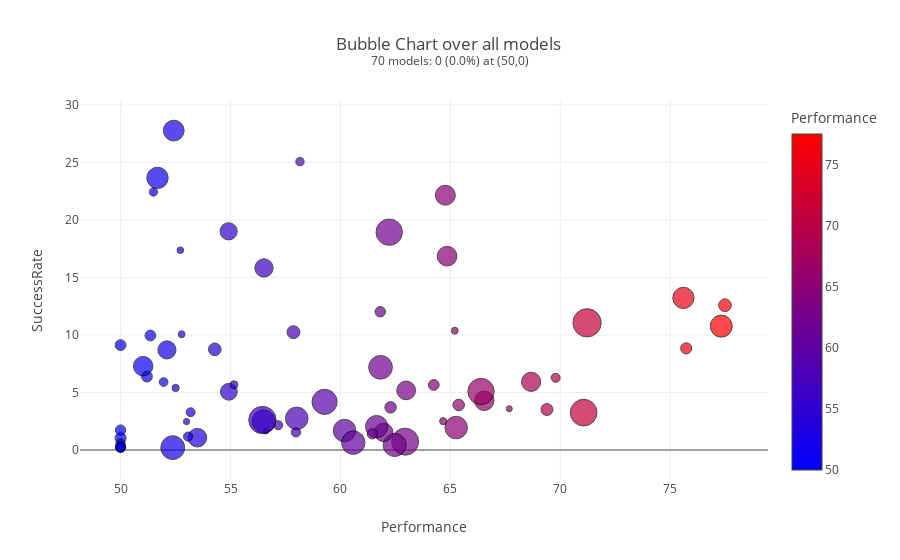

The cell this chart's notebook holds for it:
### Markdown cell above
## Visualisations
The following visualisations are currently available in the python version of CDH Tools. See the table below for which visualisations are applicable to what types of data:

| Visualisation                            | Needs model data | Needs multiple snapshots | Needs predictor data |
|------------------------------------------|------------------|--------------------------|----------------------|
| plotPerformanceSuccessRateBubbleChart    | True             | False                    | False                |
| plotPerformanceAndSuccessRateOverTime    | True             | True                     | False                |
| plotResponseCountMatrix                  | True             | True                     | False                |
| plotSuccessRateOverTime                  | True             | True                     | False                |
| plotPropositionSuccessRates               | True             | False                    | False                |
| plotScoreDistribution                    | True             | False                    | True                 |
| plotPredictorBinning                     | True             | False                    | True                 |
| plotPredictorPerformance                 | True             | False                    | True                 |
| plotPredictorPerformanceHeatmap          | True             | False                    | True                 |
| plotImpactInfluence                      | True             | False                    | True                 |


Let's quickly go over each one and what it does below. To start out with the bubble chart, which we can simply call by calling plotPerformanceSuccessRateBubbleChart with our main class.

### Code cell
plot = CDHSample.plotPerformanceSuccessRateBubbleChart()

### Figure 1 — Plotly figure (JSON) as saved in the notebook; plotly's stock layout.template omitted (floating-point values rounded to 4 significant figures; data arrays with more than 128 entries replaced by an {"elided": "..."} marker saying what was removed)
{"data": [{"customdata": {"elided": "70x5 str values"}, "hovertemplate": "<b>%{hovertext}</b><br><br>Performance=%{marker.color}<br>SuccessRate=%{y}<br>ResponseCount=%{marker.size}<br>ModelID=%{customdata[0]}<br>Channel=%{customdata[1]}<br>Direction=%{customdata[2]}<br>Issue=%{customdata[3]}<br>Group=%{customdata[4]}<extra></extra>", "hovertext": ["SeniorChecking", "UPlusFinGold", "HomeOwners", "SuperSaver", "FirstMortgageFiveOneARM", "FirstMortgageFHA", "VisaGold", "VisaGold", "AutoUsed84Months", "ChannelAction_Template", "HomeOwners", "UPlusFinGold", "Services_ChannelAction_Template", "PremiumBanking", "Services_ChannelAction_Template", "StudentChoice", "FirstMortgageFloat", "SeniorChecking", "MasterCardGold", "PlatinumRewardsCard", "RegularSaving", "AutoUsed36Months", "UPlusFinPersonal", "AutoNew84Months", "FirstMortgageFloat", "AutoNew48Months", "FirstMortgageFiveOneARM", "FirstMortgageFiveOneARM", "MoneyMarketSavingsAccount", "AutoNew36Months", "FirstMortgageSevenOneARM", "MasterCardWorld", "GoPaperless", "AutoUsed60Months", "MasterCardGold", "PremiumBanking", "MoneyMarketSavingsAccount", "IdentityTheftProtection", "MasterCardGold", "BasicChecking", "AutoUsed48Months", "PremierChecking", "FirstMortgage", "SeniorChecking", "UPlusFinGold", "IncreaseYourCreditLine", "UPlusFinPersonal", "AutoUsed36Months", "PremiumBanking", "PaymentProtection", "MissingContactInformation", "PlatinumRewardsCard", "AutoNew36Months", "PaymentProtection", "FirstMortgage", "FirstMortgageThreeOneARM", "RegularSaving", "IncreaseYourCreditLine", "FirstMortgageFHA", "IdentityTheftProtection", "PremierChecking", "AutoUsed84Months", "SuperSaver", "Services_ChannelAction_Template", "PaymentProtection", "PremierChecking", "AutoNew48Months", "MoneyMarketSavingsAccount", "AutoNew84Months", "AutoNew36Months"], "legendgroup": "", "marker": {"color": [56.52, 66.54, 75.6, 75.73, 53.0, 52.78, 51.96, 53.19, 50, 69.79, 77.32, 53.5, 62.94, 62.47, 71.06, 60.19, 50, 54.93, 50, 57.98, 51.2, 57.86, 62.99, 77.49, 64.67, 61.82, 65.2, 52.72, 50, 56.5, 56.61, 55.16, 71.22, 65.38, 50, 65.26, 50, 53.07, 57.17, 51.03, 69.39, 51.68, 64.77, 54.91, 68.67, 56.45, 61.97, 54.29, 61.65, 52.5, 62.22, 50, 52.37, 58.16, 64.85, 50, 61.45, 59.28, 67.68, 50, 52.11, 62.28, 61.81, 66.4, 51.49, 52.42, 58.01, 51.36, 64.25, 60.58], "coloraxis": "coloraxis", "line": {"color": "black"}, "size": [3424, 3854, 4605, 1267, 404, 477, 778, 822, 1243, 828, 4976, 3545, 7415, 5430, 7287, 5203, 444, 2883, 1080, 907, 1221, 1688, 3588, 1636, 518, 5743, 482, 449, 1096, 5499, 305, 634, 8174, 1378, 875, 5176, 1206, 855, 835, 3868, 1447, 4658, 4076, 3024, 3760, 7668, 3508, 1622, 5052, 537, 7096, 989, 5817, 686, 3946, 539, 1069, 6471, 362, 808, 3355, 1347, 1106, 7073, 722, 4404, 5198, 1185, 1184, 5602], "sizemode": "area", "sizeref": 20.43, "symbol": "circle"}, "mode": "markers", "name": "", "orientation": "v", "showlegend": false, "type": "scatter", "x": [56.52, 66.54, 75.6, 75.73, 53.0, 52.78, 51.96, 53.19, 50, 69.79, 77.32, 53.5, 62.94, 62.47, 71.06, 60.19, 50, 54.93, 50, 57.98, 51.2, 57.86, 62.99, 77.49, 64.67, 61.82, 65.2, 52.72, 50, 56.5, 56.61, 55.16, 71.22, 65.38, 50, 65.26, 50, 53.07, 57.17, 51.03, 69.39, 51.68, 64.77, 54.91, 68.67, 56.45, 61.97, 54.29, 61.65, 52.5, 62.22, 50, 52.37, 58.16, 64.85, 50, 61.45, 59.28, 67.68, 50, 52.11, 62.28, 61.81, 66.4, 51.49, 52.42, 58.01, 51.36, 64.25, 60.58], "xaxis": "x", "y": [15.83, 4.281, 13.22, 8.84, 2.475, 10.06, 5.913, 3.285, 1.046, 6.28, 10.77, 1.072, 0.7282, 0.442, 3.252, 1.691, 0.4505, 5.064, 0.2778, 1.544, 6.388, 10.25, 5.184, 12.59, 2.51, 7.191, 10.37, 17.37, 1.734, 2.491, 1.639, 5.678, 11.06, 3.919, 0.5714, 1.951, 9.121, 1.17, 2.156, 7.291, 3.525, 23.66, 22.15, 19.01, 5.931, 2.608, 1.539, 8.755, 2.039, 5.4, 18.94, 0.2022, 0.2063, 25.07, 16.85, 0.3711, 1.403, 4.188, 3.591, 0.2475, 8.703, 3.712, 12.03, 5.09, 22.44, 27.77, 2.751, 9.958, 5.659, 0.6426], "yaxis": "y"}], "layout": {"coloraxis": {"colorbar": {"title": {"text": "Performance"}}, "colorscale": [[0, "rgb(0,0,255)"], [1, "rgb(255,0,0)"]]}, "legend": {"itemsizing": "constant", "tracegroupgap": 0}, "title": {"text": "Bubble Chart over all models <br><sup>70 models: 0 (0.0%) at (50,0)</sup>"}, "xaxis": {"anchor": "y", "domain": [0, 1], "title": {"text": "Performance"}}, "yaxis": {"anchor": "x", "domain": [0, 1], "title": {"text": "SuccessRate"}}}}
